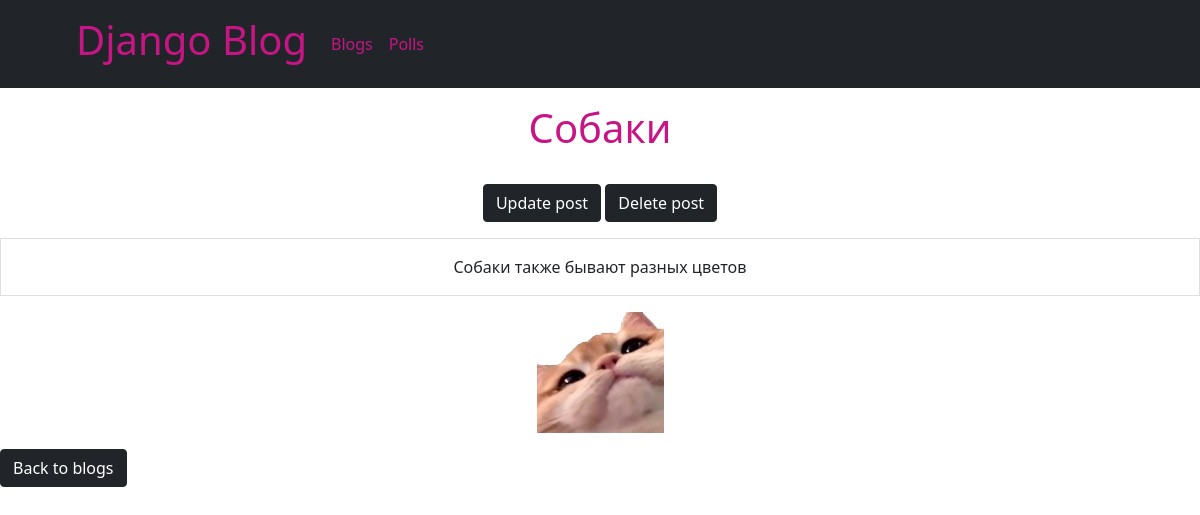
The app's page /blog/post/2/ with its own data.
### blog/models.py (models this page shows, shortened)
class Post(models.Model):
    title = models.CharField(max_length=200)
    body = models.TextField()
    image = models.ImageField(upload_to='images/')

### blog/views.py (the view)
# urls.py: path('post/<int:pk>/', BlogDetailView.as_view(), name='post_detail'),
class BlogDetailView(DetailView):
    model = Post
    template_name = 'post_detail.html'

### blog/templates/post_detail.html (shortened to what this page needs)
{% extends 'polls/base_template.html' %}
{% block content %}
<h1><p align="center" style="color:#C71585" class="p-3">
    {{ post.title }}</h1>
<div align="center">
    <p><a class="btn btn-primary btn-dark" href="{% url 'post_edit' post.pk %}">Update post</a>
        <a class="btn btn-primary btn-dark" href="{% url 'post_delete' post.pk %}">Delete post</a></p>
</div>
<p align="center" class="p-3 list-group-item">{{ post.body }}</p>
    <p align="center"><img src="{{post.image.url}}"></p>
<p><a class="btn btn-primary btn-dark" href="/blog">Back to blogs</a></p>
{% endblock content %}

### records on screen
Post: title "Cобаки", body "Собаки также бывают разных цветов", image (picture)
